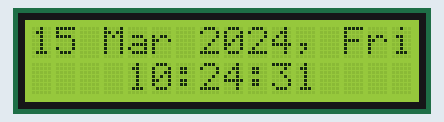
The sketch below on a simulated Arduino Uno, built for the host (arithmetic inside an expression is 32-bit, double 64-bit). Shown: 16×2 character LCD. The local clock reads 2024-03-15 10:24:30 at power-on unless the sketch sets it.

Above: at 1.1 s.
At 6.1 s:
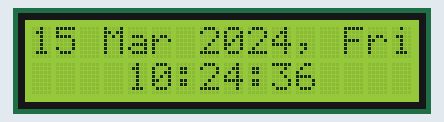
At 12.1 s:
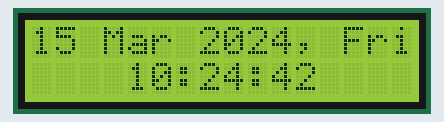
At 16.1 s:
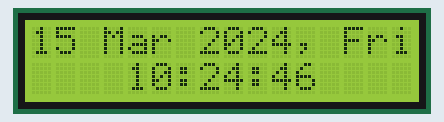
At 26.1 s:
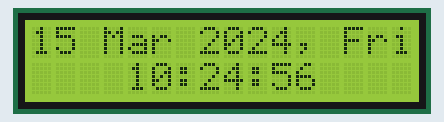
At 30.1 s:
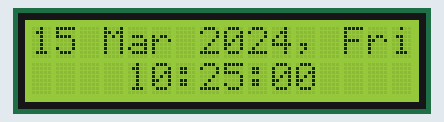

Measured:
- what the display in image 0 shows lasts 1.0 s, from 1.0 s to 2.0 s
- what the display in image 2 shows lasts 2.0 s, from 12.0 s to 14.0 s

The sketch:

iarduinotest2.ino
```cpp
#include "iarduino_RTC.h"
iarduino_RTC time(RTC_DS1302,8,6,7);       // для модуля DS1307 с i2C

#include "Wire.h"                             // библиотека для устройств I2C
#include "LiquidCrystal_I2C.h"       // подключаем библиотеку для дисплея
LiquidCrystal_I2C LCD(0x27,16,2);  // присваиваем имя дисплею

void setup() {
   delay(300);
   LCD.init();            // инициализация LCD дисплея
   LCD.backlight();  // включение подсветки дисплея
   time.begin();
   //time.settime(45, 20, 16, 16, 4, 23, 1); // 0  сек, 30 мин, 18 часов, 12, июня, 2020, четверг
}

void loop() {
   // если прошла 1 секунда выводим время на дисплей
   if (millis() % 1000 == 0) {
      LCD.setCursor(0,0);
      LCD.print(time.gettime("d M Y, D"));
      LCD.setCursor(4,1);
      LCD.print(time.gettime("H:i:s"));
      delay(1);
   }
}
```
